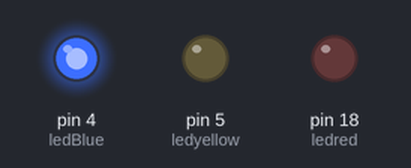
Bench run of a sketch on a simulated Arduino Uno, built with avr-gcc and run on an emulated ATmega328P. Parts: output pins drawn as LEDs (lit = HIGH).

Above: at 0.05 s.
At 1.45 s:
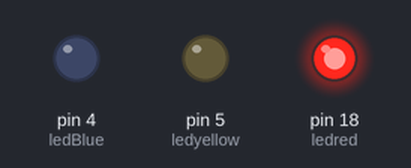
At 2.85 s:
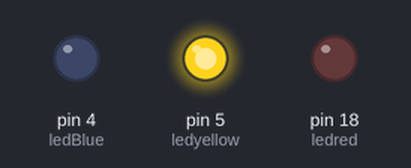
Timing chart, 0 to 3.1 s (numbered marks = the images above):
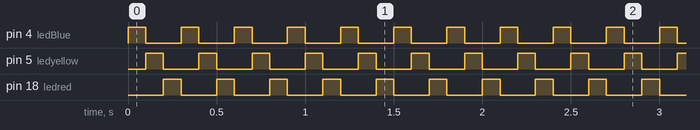

Measured:
- by itself, pin 4 (ledBlue), pin 5 (ledyellow), pin 18 (ledred): alternates HIGH for 0.10 s and LOW for 0.20 s

The sketch:

Series_Light.ino
```cpp
const int ledBlue = 4;
const int ledyellow = 5;
const int ledred = 18;

// the setup routine runs once when you press reset:
void setup() {
  // initialize the digital pin as an output.
  pinMode(ledBlue, OUTPUT);
  pinMode(ledyellow, OUTPUT);
  pinMode(ledred, OUTPUT);
}

// the loop routine runs over and over again forever:
void loop() {
  digitalWrite(ledBlue, HIGH);   // turn the LED on (HIGH is the voltage level)
  delay(100);               // wait for a second
  digitalWrite(ledyellow, HIGH);
  digitalWrite(ledBlue, LOW);    // turn the LED off by making the voltage LOW
  delay(100);               // wait for a second
  digitalWrite(ledred, HIGH);
  digitalWrite(ledyellow, LOW);
  delay(100);
  digitalWrite(ledred, LOW);
}
```
